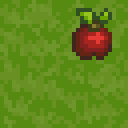

The image is a tile-based game level rendered from a .tmx file. Its description and complete source (layers, tilesets, objects, tile grids) follow:
An orthogonal 2x2 tile map with 64x64 px tiles, 2 tile layers (Tile Layer 1, Player).

<map version="1.10" tiledversion="1.11.0" orientation="orthogonal" renderorder="right-up" width="2" height="2" tilewidth="64" tileheight="64" infinite="0" nextlayerid="3" nextobjectid="1">
 <tileset firstgid="1" name="!CL_DEMO_64" tilewidth="64" tileheight="64" tilecount="1240" columns="40">
  <image source="../../../assets/textures/environments/!CL_DEMO_64.png" width="2560" height="1984" />
 </tileset>
 <layer id="1" name="Tile Layer 1" width="2" height="2">
  <data encoding="csv">
42,43,
82,83
</data>
 </layer>
 <layer id="2" name="Player" width="2" height="2">
  <data encoding="csv">
0,60,
0,0
</data>
 </layer>
</map>
